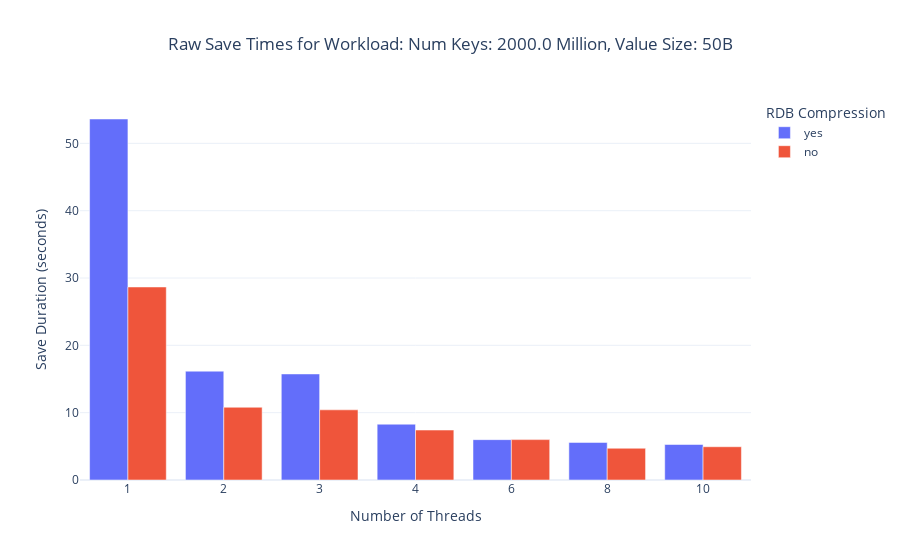
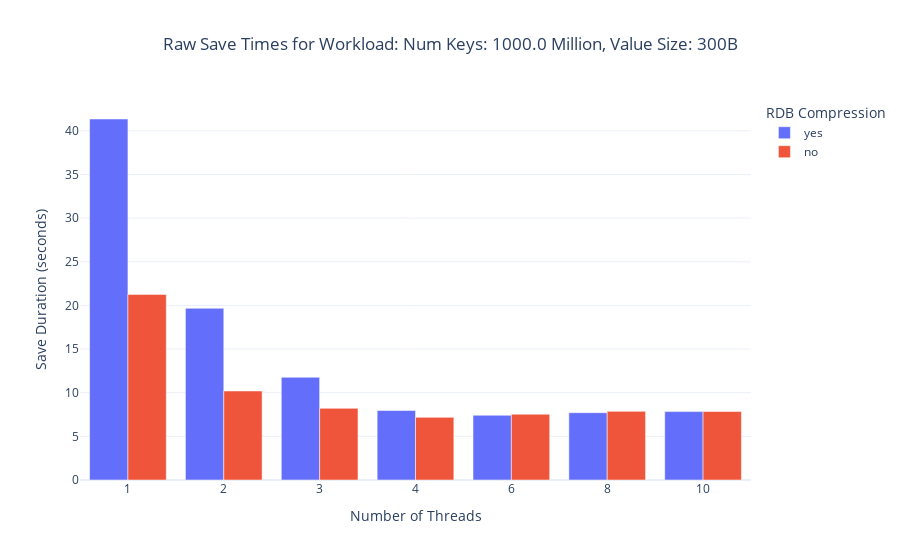
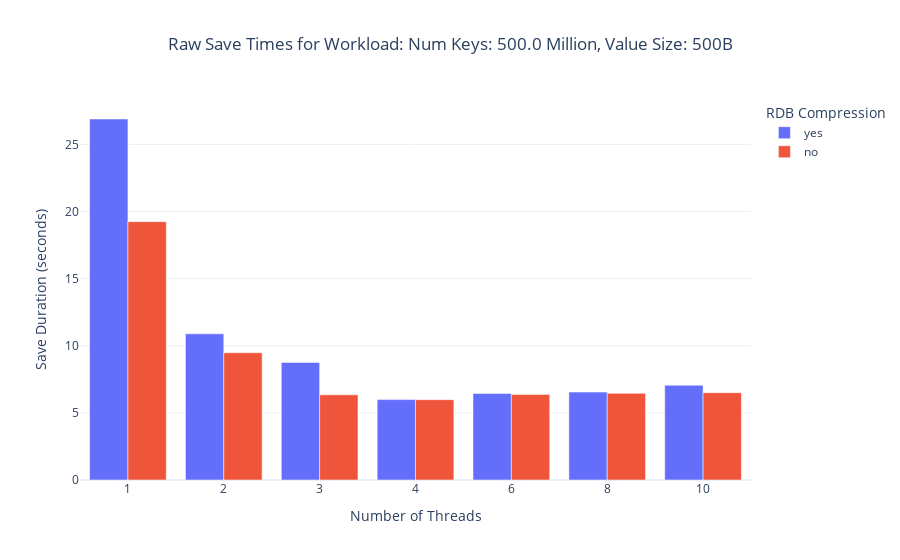
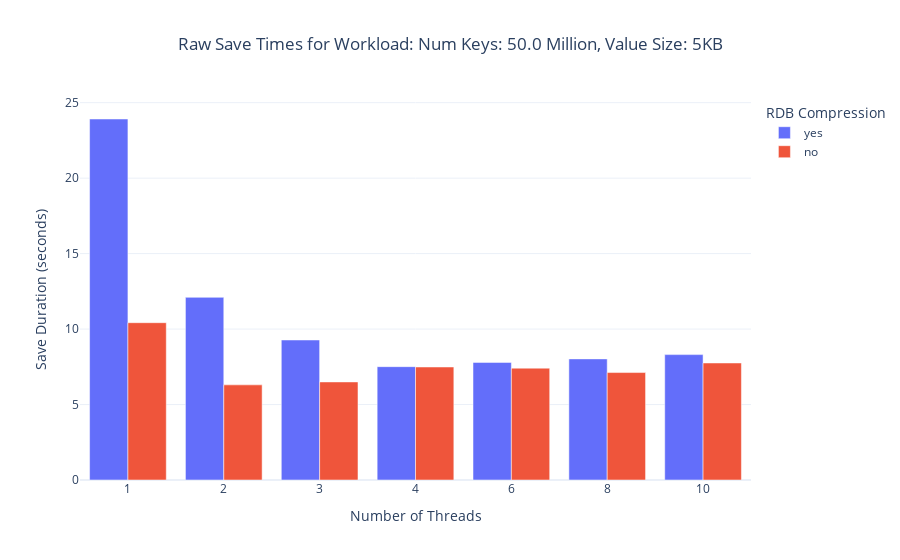

Notebook cell for these charts, in order:
### Markdown cell above
## Plotting the Raw Save Time for each workload for each thread configuration

### Code cell
combined_dfs = []
for i in range(len(dfs_compression_on)):
    combined_df = pd.concat([dfs_compression_on[i], dfs_compression_off[i]], ignore_index=True)
    combined_dfs.append(combined_df)

for df in combined_dfs:
    if not df.empty:
        num_keys = f"{round(df['keys'].iloc[0] * 1e-6, 1)}"
        value_size = format_size(df['value_size'].iloc[0])
        workload_name = f"Num Keys: {num_keys} Million, Value Size: {format_size(df['value_size'].iloc[0])}"
        
        plot_raw_times_bar_chart(df, workload_name)

### Figure 1 — Plotly figure (JSON) as saved in the notebook; plotly's stock layout.template omitted (floating-point values rounded to 4 significant figures)
{"data": [{"alignmentgroup": "True", "hovertemplate": "Compression=yes<br>Number of Threads=%{x}<br>Save Duration (Minutes)=%{y}<extra></extra>", "legendgroup": "yes", "marker": {"color": "#636efa", "pattern": {"shape": ""}}, "name": "yes", "offsetgroup": "yes", "orientation": "v", "showlegend": true, "textposition": "auto", "type": "bar", "x": ["1", "2", "3", "4", "6", "8", "10"], "xaxis": "x", "y": [53.62, 16.16, 15.75, 8.287, 5.993, 5.579, 5.272], "yaxis": "y"}, {"alignmentgroup": "True", "hovertemplate": "Compression=no<br>Number of Threads=%{x}<br>Save Duration (Minutes)=%{y}<extra></extra>", "legendgroup": "no", "marker": {"color": "#EF553B", "pattern": {"shape": ""}}, "name": "no", "offsetgroup": "no", "orientation": "v", "showlegend": true, "textposition": "auto", "type": "bar", "x": ["1", "2", "3", "4", "6", "8", "10"], "xaxis": "x", "y": [28.67, 10.81, 10.42, 7.418, 5.999, 4.714, 4.94], "yaxis": "y"}], "layout": {"barmode": "group", "legend": {"title": {"text": "RDB Compression"}, "tracegroupgap": 0}, "title": {"text": "Raw Save Times for Workload: Num Keys: 2000.0 Million, Value Size: 50B", "x": 0.5}, "xaxis": {"anchor": "y", "domain": [0, 1], "title": {"text": "Number of Threads"}}, "yaxis": {"anchor": "x", "domain": [0, 1], "title": {"text": "Save Duration (seconds)"}}}}

### Figure 2 — Plotly figure (JSON) as saved in the notebook; plotly's stock layout.template omitted (floating-point values rounded to 4 significant figures)
{"data": [{"alignmentgroup": "True", "hovertemplate": "Compression=yes<br>Number of Threads=%{x}<br>Save Duration (Minutes)=%{y}<extra></extra>", "legendgroup": "yes", "marker": {"color": "#636efa", "pattern": {"shape": ""}}, "name": "yes", "offsetgroup": "yes", "orientation": "v", "showlegend": true, "textposition": "auto", "type": "bar", "x": ["1", "2", "3", "4", "6", "8", "10"], "xaxis": "x", "y": [41.36, 19.68, 11.77, 7.961, 7.418, 7.711, 7.835], "yaxis": "y"}, {"alignmentgroup": "True", "hovertemplate": "Compression=no<br>Number of Threads=%{x}<br>Save Duration (Minutes)=%{y}<extra></extra>", "legendgroup": "no", "marker": {"color": "#EF553B", "pattern": {"shape": ""}}, "name": "no", "offsetgroup": "no", "orientation": "v", "showlegend": true, "textposition": "auto", "type": "bar", "x": ["1", "2", "3", "4", "6", "8", "10"], "xaxis": "x", "y": [21.27, 10.2, 8.21, 7.177, 7.534, 7.864, 7.844], "yaxis": "y"}], "layout": {"barmode": "group", "legend": {"title": {"text": "RDB Compression"}, "tracegroupgap": 0}, "title": {"text": "Raw Save Times for Workload: Num Keys: 1000.0 Million, Value Size: 300B", "x": 0.5}, "xaxis": {"anchor": "y", "domain": [0, 1], "title": {"text": "Number of Threads"}}, "yaxis": {"anchor": "x", "domain": [0, 1], "title": {"text": "Save Duration (seconds)"}}}}

### Figure 3 — Plotly figure (JSON) as saved in the notebook; plotly's stock layout.template omitted (floating-point values rounded to 4 significant figures)
{"data": [{"alignmentgroup": "True", "hovertemplate": "Compression=yes<br>Number of Threads=%{x}<br>Save Duration (Minutes)=%{y}<extra></extra>", "legendgroup": "yes", "marker": {"color": "#636efa", "pattern": {"shape": ""}}, "name": "yes", "offsetgroup": "yes", "orientation": "v", "showlegend": true, "textposition": "auto", "type": "bar", "x": ["1", "2", "3", "4", "6", "8", "10"], "xaxis": "x", "y": [26.89, 10.89, 8.755, 5.991, 6.445, 6.549, 7.059], "yaxis": "y"}, {"alignmentgroup": "True", "hovertemplate": "Compression=no<br>Number of Threads=%{x}<br>Save Duration (Minutes)=%{y}<extra></extra>", "legendgroup": "no", "marker": {"color": "#EF553B", "pattern": {"shape": ""}}, "name": "no", "offsetgroup": "no", "orientation": "v", "showlegend": true, "textposition": "auto", "type": "bar", "x": ["1", "2", "3", "4", "6", "8", "10"], "xaxis": "x", "y": [19.25, 9.476, 6.345, 5.984, 6.376, 6.457, 6.505], "yaxis": "y"}], "layout": {"barmode": "group", "legend": {"title": {"text": "RDB Compression"}, "tracegroupgap": 0}, "title": {"text": "Raw Save Times for Workload: Num Keys: 500.0 Million, Value Size: 500B", "x": 0.5}, "xaxis": {"anchor": "y", "domain": [0, 1], "title": {"text": "Number of Threads"}}, "yaxis": {"anchor": "x", "domain": [0, 1], "title": {"text": "Save Duration (seconds)"}}}}

### Figure 4 — Plotly figure (JSON) as saved in the notebook; plotly's stock layout.template omitted (floating-point values rounded to 4 significant figures)
{"data": [{"alignmentgroup": "True", "hovertemplate": "Compression=yes<br>Number of Threads=%{x}<br>Save Duration (Minutes)=%{y}<extra></extra>", "legendgroup": "yes", "marker": {"color": "#636efa", "pattern": {"shape": ""}}, "name": "yes", "offsetgroup": "yes", "orientation": "v", "showlegend": true, "textposition": "auto", "type": "bar", "x": ["1", "2", "3", "4", "6", "8", "10"], "xaxis": "x", "y": [23.92, 12.1, 9.276, 7.509, 7.793, 8.024, 8.307], "yaxis": "y"}, {"alignmentgroup": "True", "hovertemplate": "Compression=no<br>Number of Threads=%{x}<br>Save Duration (Minutes)=%{y}<extra></extra>", "legendgroup": "no", "marker": {"color": "#EF553B", "pattern": {"shape": ""}}, "name": "no", "offsetgroup": "no", "orientation": "v", "showlegend": true, "textposition": "auto", "type": "bar", "x": ["1", "2", "3", "4", "6", "8", "10"], "xaxis": "x", "y": [10.42, 6.303, 6.498, 7.487, 7.411, 7.119, 7.754], "yaxis": "y"}], "layout": {"barmode": "group", "legend": {"title": {"text": "RDB Compression"}, "tracegroupgap": 0}, "title": {"text": "Raw Save Times for Workload: Num Keys: 50.0 Million, Value Size: 5KB", "x": 0.5}, "xaxis": {"anchor": "y", "domain": [0, 1], "title": {"text": "Number of Threads"}}, "yaxis": {"anchor": "x", "domain": [0, 1], "title": {"text": "Save Duration (seconds)"}}}}
